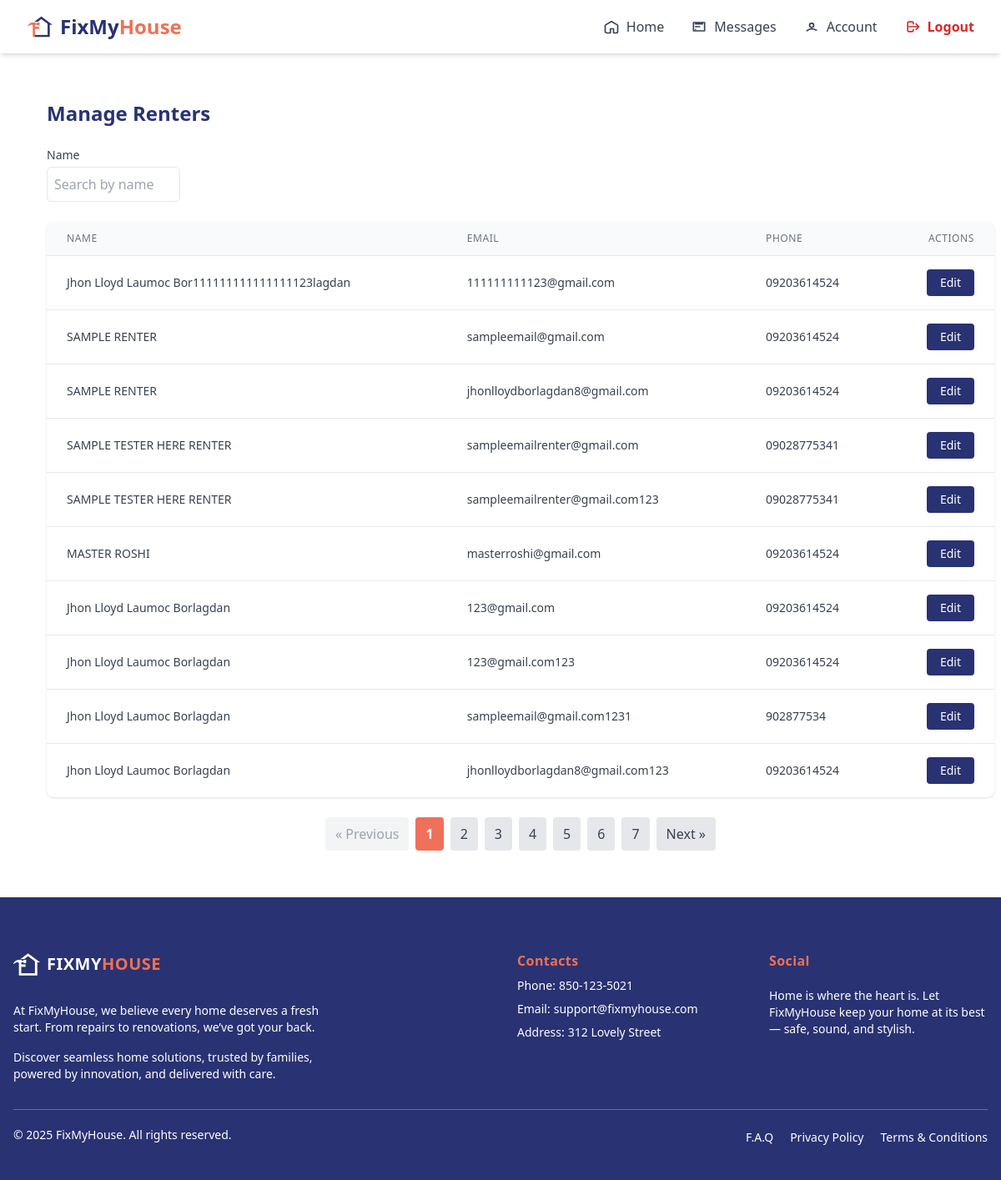
The page /agent/renters/ (signed in) on the database its author committed.
### renter/models/renter.py (models this page shows, shortened)
class Renter(models.Model):
    user = models.OneToOneField(User, on_delete=models.CASCADE,null=True)
    name = models.CharField(max_length=255)
    email = models.EmailField(unique=True)
    phone = models.CharField(max_length=20)
    password = models.CharField(max_length=128)  # store hashed password (later)
    gender = models.CharField(max_length=10, blank=True, null=True)
    date_of_birth = models.DateField(blank=True, null=True)
    company_name = models.CharField(max_length=255, blank=True, null=True)
    contact_person = models.CharField(max_length=255, blank=True, null=True)
    contact_person_email = models.EmailField(blank=True, null=True)
    contact_phone = models.CharField(max_length=20, blank=True, null=True)
    state = models.CharField(max_length=100, blank=True, null=True)
    city = models.CharField(max_length=100, blank=True, null=True)
    zip_code = models.CharField(max_length=20, blank=True, null=True)
    company_address_line1 = models.CharField(max_length=255, blank=True, null=True)
    company_address_line2 = models.CharField(max_length=255, blank=True, null=True)
    company_postal_code = models.CharField(max_length=20, blank=True, null=True)
    upload_option = models.CharField(max_length=50, blank=True, null=True)  # 'manual' or 'report'
    property_image = models.ImageField(upload_to='property_images/', blank=True, null=True)
    floor_count = models.PositiveIntegerField(blank=True, null=True)
    room_count = models.PositiveIntegerField(blank=True, null=True)
    rooms = models.JSONField(blank=True, null=True)  # example: [{"type": "Bedroom"}, {"type": "Kitchen"}]
    address_line1 = models.CharField(max_length=255, blank=True, null=True)
    address_line2 = models.CharField(max_length=255, blank=True, null=True)
    house_state = models.CharField(max_length=100, blank=True, null=True)
    house_city = models.CharField(max_length=100, blank=True, null=True)
    house_zip = models.CharField(max_length=20, blank=True, null=True)

### agent/views/rentersList.py (the view, shortened to what this page needs)
# urls.py: path('renters/', RenterListView.as_view(), name='manage_renters'),
@method_decorator([login_required, agent_required], name='dispatch')
class RenterListView(ListView):
    model = Renter
    template_name = 'components/home/manageRenters.html'
    context_object_name = 'renters'
    paginate_by = 10  # Adjust as needed
    def get(self, request, *args, **kwargs):
        try:
            self.object_list = self.get_queryset()
            context = self.get_context_data()
            return self.render_to_response(context)
        except self.paginator.InvalidPage:
            params = request.GET.copy()
            params['page'] = '1'
            return HttpResponseRedirect(f"{reverse('manage_renters')}?{params.urlencode()}")
    def get_queryset(self):
        queryset = super().get_queryset()
        renter_name = self.request.POST.get('renter_name') if self.request.method == 'POST' else self.request.GET.get('renter_name')
        if renter_name:
            queryset = queryset.filter(name__icontains=renter_name)
        return queryset
    def get_context_data(self, **kwargs):
        context = super().get_context_data(**kwargs)
        if self.request.method == 'POST':
            context['filter_renter'] = self.request.POST.get('renter_name', '')
        else:
            context['filter_renter'] = self.request.GET.get('renter_name', '')
        return context

### trader/context_processors.py (called while the page is built)
def notifications_context(request):
    if request.user.is_authenticated:
        unread_qs = get_unread_notifications(request.user)
        return {
            "unread_count": unread_qs.count(),
            "unread_notifications": unread_qs[:5],  # show latest 5
        }
    return {}

### trader/views/traderNotification.py (called while the page is built)
def get_unread_notifications(user):
    try:
        return TraderNotification.objects.filter(
            trader_id__user=user,
            seen=False
        ).order_by("-created_at")
    except Exception as e:
        logger.error(f"Error fetching notifications! {e}")
        return TraderNotification.objects.none()

### agent/templates/components/home/manageRenters.html (shortened to what this page needs)
{% extends "baseAgent.html" %}
{% load widget_tweaks %}
{% block content %}
{% include 'components/home/navigatorBaseAgent.html' %}
<div class="max-w-7xl px-4 sm:px-6 lg:px-8 py-8 m-6 w-full">
    <h2 class="text-2xl font-bold text-[#293272] mb-6">Manage Renters</h2>
    <form id="filterForm" method="POST" class="mb-6">
        <div class="flex flex-col md:flex-row gap-4">
            <div>
                <label for="renter_name" class="block text-sm font-medium text-gray-700">Name</label>
                <input type="text" name="renter_name" id="renter_name" value="{{ filter_renter }}"
                    class="mt-1 p-2 border rounded-md w-full md:w-40"
                    placeholder="Search by name"
                    onchange="this.form.submit()">
            </div>
        </div>
    </form>
    <div class="space-y-4">
      <div class="hidden sm:block overflow-x-auto bg-white shadow rounded-lg">
        <table class="min-w-full divide-y divide-gray-200">
          <thead class="bg-gray-50">
            <tr>
              <th scope="col"
                  class="px-6 py-3 text-left text-xs font-medium text-gray-500 uppercase tracking-wider">Name</th>
              <th scope="col"
                  class="px-6 py-3 text-left text-xs font-medium text-gray-500 uppercase tracking-wider">Email</th>
              <th scope="col"
                  class="px-6 py-3 text-left text-xs font-medium text-gray-500 uppercase tracking-wider">Phone</th>
              <th scope="col"
                  class="px-6 py-3 text-right text-xs font-medium text-gray-500 uppercase tracking-wider">Actions</th>
            </tr>
          </thead>
          <tbody class="divide-y divide-gray-200 text-sm text-gray-700">
            {% for renter in renters %}
            <tr class="hover:bg-gray-50 transition duration-150">
              <td class="px-6 py-4 whitespace-nowrap">{{ renter.name }}</td>
              <td class="px-6 py-4 whitespace-nowrap">{{ renter.email }}</td>
              <td class="px-6 py-4 whitespace-nowrap">{{ renter.phone }}</td>
              <td class="px-6 py-4 whitespace-nowrap text-right">
                <a href="{% url 'edit_renter' renter.id %}"
                  class="inline-flex items-center px-4 py-1.5 text-sm font-medium text-white bg-[#293272] rounded hover:bg-[#162060] focus:outline-none">
                  Edit
                </a>
              </td>
            </tr>
            {% empty %}
            <tr>
              <td colspan="4" class="px-6 py-4 text-center text-gray-500">No renters found.</td>
            </tr>
            {% endfor %}
          </tbody>
        </table>
      </div>
    </div>
    {% if page_obj.has_other_pages %}
      <div class="pagination flex justify-center items-center mt-6 space-x-2">
        {% if page_obj.has_previous %}
        <a href="{% url 'manage_renters' %}?page={{ page_obj.previous_page_number }}{% if filter_renter %}&renter_name={{ filter_renter|urlencode }}{% endif %}"
          class="px-3 py-2 bg-gray-200 text-gray-700 rounded hover:bg-gray-300 transition"
          onclick="saveScrollPosition()">
          &laquo; Previous
        </a>
        {% else %}
        <span class="px-3 py-2 bg-gray-100 text-gray-400 rounded cursor-not-allowed">
          &laquo; Previous
        </span>
        {% endif %}
        {% for num in page_obj.paginator.page_range %}
        {% if page_obj.number == num %}
        <span class="px-3 py-2 bg-[#EF715C] text-white rounded font-semibold">
          {{ num }}
        </span>
        {% else %}
        <a href="{% url 'manage_renters' %}?page={{ num }}{% if filter_renter %}&renter_name={{ filter_renter|urlencode }}{% endif %}"
          class="px-3 py-2 bg-gray-200 text-gray-700 rounded hover:bg-gray-300 transition"
          onclick="saveScrollPosition()">
          {{ num }}
        </a>
        {% endif %}
        {% endfor %}
        {% if page_obj.has_next %}
        <a href="{% url 'manage_renters' %}?page={{ page_obj.next_page_number }}{% if filter_renter %}&renter_name={{ filter_renter|urlencode }}{% endif %}"
          class="px-3 py-2 bg-gray-200 text-gray-700 rounded hover:bg-gray-300 transition"
          onclick="saveScrollPosition()">
          Next &raquo;
        </a>
        {% else %}
        <span class="px-3 py-2 bg-gray-100 text-gray-400 rounded cursor-not-allowed">
          Next &raquo;
        </span>
        {% endif %}
      </div>
    {% endif %}
</div>
{% include 'components/footerAgent.html' %}
{% endblock %}

### rows shown on the page
Renter: name "Jhon Lloyd Laumoc Bor111111111111111123lagdan", email "111111111123@gmail.com", phone "09203614524"
Renter: name "SAMPLE RENTER", email "sampleemail@gmail.com", phone "09203614524"
Renter: name "SAMPLE RENTER", email "jhonlloydborlagdan8@gmail.com", phone "09203614524"
Renter: name "SAMPLE TESTER HERE RENTER", email "sampleemailrenter@gmail.com", phone "09028775341"
Renter: name "SAMPLE TESTER HERE RENTER", email "sampleemailrenter@gmail.com123", phone "09028775341"
Renter: name "MASTER ROSHI", email "masterroshi@gmail.com", phone "09203614524"
Renter: name "Jhon Lloyd Laumoc Borlagdan", email "123@gmail.com", phone "09203614524"
Renter: name "Jhon Lloyd Laumoc Borlagdan", email "123@gmail.com123", phone "09203614524"
Renter: name "Jhon Lloyd Laumoc Borlagdan", email "sampleemail@gmail.com1231", phone "902877534"
Renter: name "Jhon Lloyd Laumoc Borlagdan", email "jhonlloydborlagdan8@gmail.com123", phone "09203614524"

### other values the page prints
{{ num }} "1"
{{ num }} "2" "3" "4" "5" "6" "7"
